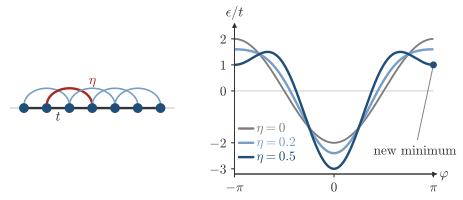

Reproduce this figure in Python.
"""Session 2, section 2.5, the chain with a second-neighbor hopping eta, and the band of (2.9) for three values of eta.

The bands are the pyqula script webnotes/scripts/session02/g2_chain_second_neighbor.py, which the student downloads
under the figure. It takes tij=[-1., -eta], the sign of (2.5), so the band is -2t cos(phi) - 2 eta cos(2 phi) with t=1,
which is asserted below against the closed form. The left panel is a drawing of the chain with no axes."""
import os, sys
sys.path.insert(0, os.path.join(os.path.dirname(os.path.abspath(__file__)), ".."))
import numpy as np
import matplotlib.pyplot as plt
import style

plt.rcParams['font.size'] = 10.5                                  # the names at the arrow tips, read at 390 px
d = style.run_script('session02/g2_chain_second_neighbor.py')
p, bands = d['phi'], d['bands']
t = 1.0
for eta, e in bands.items():                                       # pyqula gives (2.9) with t = 1
    assert np.allclose(e, -2 * t * np.cos(p) - 2 * eta * np.cos(2 * p), atol=1e-12), eta
assert np.isclose(p[0], -np.pi) and np.isclose(p[-1], np.pi)
# interior extrema: one for eta=0 and eta=0.2 (the minimum at 0), three for eta=0.5 (the minimum and two new maxima)
n_ext = lambda e: np.sum(np.diff(np.sign(np.diff(e))) != 0)
assert n_ext(bands[0.0]) == 1 and n_ext(bands[0.2]) == 1 and n_ext(bands[0.5]) == 3
# the caption: eta=0.5 is above t/4, phi=pi is a local minimum at 1 with two maxima at 1.5 next to it, cos(phi)=-1/2
e5 = bands[0.5]
assert 0.5 > t / 4 > 0.2
assert np.isclose(e5[-1], 1.0) and np.isclose(e5.max(), 1.5, atol=1e-4) and np.isclose(e5.min(), -3.0)
assert np.isclose(np.cos(p[np.argmax(e5)]), -0.5, atol=0.01)
assert np.isclose(bands[0.2][-1], bands[0.2].max())                 # for eta=0.2 phi=pi is still the maximum

fig = plt.figure(figsize=(style.WIDTH_CM * style.CM, 5.0 * style.CM))
gs = fig.add_gridspec(1, 2, width_ratios=[1.0, 1.15], wspace=0.3)
axL = fig.add_subplot(gs[0]); axR = fig.add_subplot(gs[1])
axL.axis('off'); axL.set_aspect('equal')
N = 7
x = np.arange(N)
axL.plot([x[0] - 0.6, x[-1] + 0.6], [0, 0], color=style.GRID, lw=1.2, zorder=1)
axL.scatter(x, np.zeros(N), s=40, color=style.ACCENT, zorder=3)
for i in range(N - 1):                                             # nearest neighbor t, straight bond
    axL.plot([x[i], x[i + 1]], [0, 0], color=style.INK, lw=1.8, zorder=2)
style.label(axL, 1.5, -0.4, r'$t$', fontsize=10.5)
for i in range(N - 2):                                             # second neighbor eta, arc above
    c = style.BROKEN if i in (1,) else style.LIGHT
    th = np.linspace(0, np.pi, 40)
    axL.plot(x[i] + 1 + np.cos(th), 0.12 + 0.75 * np.sin(th), color=c, lw=1.2 if i != 1 else 1.8, zorder=2)
style.label(axL, 3.0, 1.2, r'$\eta$', color=style.BROKEN, fontsize=10.5)
axL.set_xlim(-0.8, N - 0.2); axL.set_ylim(-0.9, 1.5)
# bands
for eta, col, lw in ((0.0, style.MUTED, 1.4), (0.2, style.LIGHT, 1.8), (0.5, style.ACCENT, 1.8)):   # eta=0 in the colour of its key
    axR.plot(p, bands[eta], color=col, lw=lw)
style.guide(axR, y=0)
style.arrows(axR, xlabel=r'$\varphi$', ylabel=r'$\epsilon/t$')
axR.set_xlim(-np.pi, np.pi); axR.set_ylim(-3.2, 2.4)
axR.set_xticks([-np.pi, 0, np.pi]); axR.set_xticklabels([r'$-\pi$', r'$0$', r'$\pi$'])
axR.set_yticks([-3, -2, 0, 1, 2]); axR.set_yticklabels(['$-3$', '$-2$', '$0$', '$1$', '$2$'])
axR.tick_params(length=2.5, labelsize=10)
axR.spines['bottom'].set_visible(True); axR.spines['left'].set_visible(True)
for y0, col, txt in ((-1.45, style.MUTED, r'$\eta=0$'), (-2.0, style.LIGHT, r'$\eta=0.2$'), (-2.55, style.ACCENT, r'$\eta=0.5$')):
    axR.plot([-3.0, -2.55], [y0, y0], color=col, lw=1.8)
    style.label(axR, -2.45, y0, txt, color=col, fontsize=10, ha='left')
axR.scatter([np.pi], [e5[-1]], s=18, color=style.ACCENT, zorder=5, clip_on=False)
axR.annotate('new minimum', xy=(np.pi, e5[-1]), xytext=(1.25, -2.45), fontsize=10, color=style.INK, ha='left',
             arrowprops=dict(arrowstyle='-', color=style.MUTED, lw=0.7))
style.save(fig, __file__)
